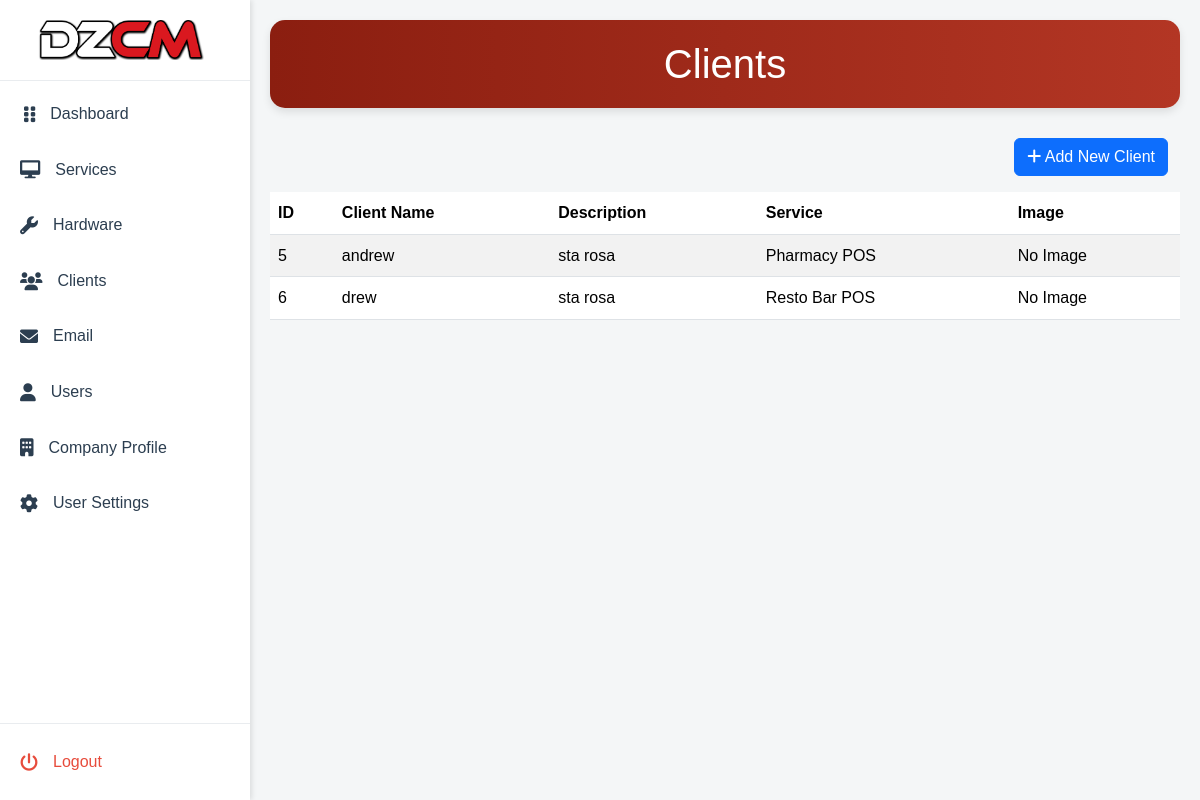
The app's page /Admin/index.php?page=clients (signed in), older data.
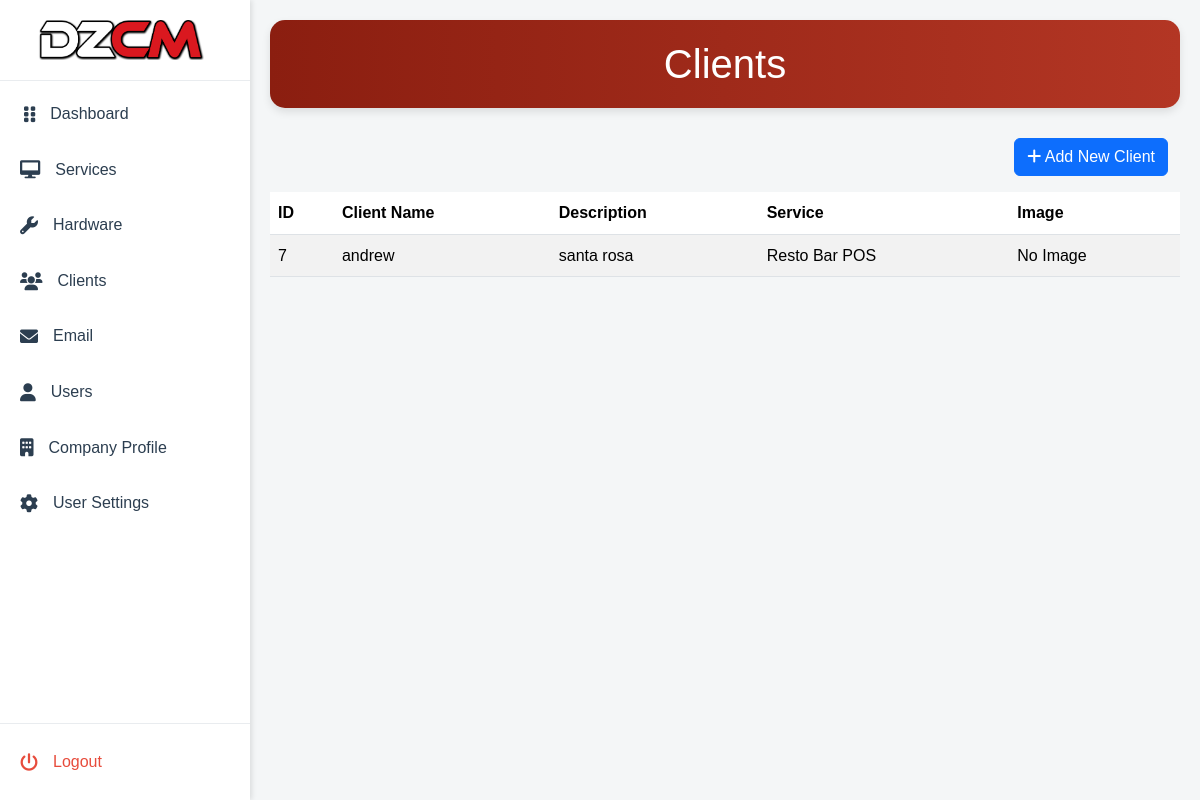
The same page, newer data.
### tables this page shows
CREATE TABLE `clients` (
  `client_id` int(11) NOT NULL,
  `service_id` int(11) NOT NULL,
  `client_name` varchar(115) DEFAULT NULL,
  `description` varchar(150) DEFAULT NULL,
  `image` varchar(150) DEFAULT NULL
);

CREATE TABLE `services` (
  `service_id` int(11) NOT NULL,
  `service_name` varchar(255) NOT NULL,
  `description` text DEFAULT NULL,
  `image` varchar(255) DEFAULT NULL
);

### Admin/includes/conn.php (called while the page is built)
<?php
function con(){
    $servername = "localhost";
    $username = "root";
    $password = "";
    $myDB = "dezcom";
    $conn = mysqli_connect($servername, $username, $password, $myDB);
    if ($conn->connect_error) {
        echo "Connection failed: " . $conn->connect_error;
    }else{
        return $conn;
    }
}
?>

### Admin/pages/clients.php (the view, shortened to what this page needs)
<?php
$page = isset($_GET['page']) ? (int)$_GET['page'] : 1;
$page = max($page, 1);
$recordsPerPage = 10;
$offset = ($page - 1) * $recordsPerPage;
$query = "
    SELECT c.client_id, c.service_id, c.client_name, c.description, c.image, s.service_name
    FROM clients as c
    LEFT JOIN services as s ON c.service_id = s.service_id
    LIMIT $offset, $recordsPerPage
";
$result = mysqli_query(con(), $query);
?>
<header class="dashboard-header">
    <div class="container">
        <h1 class="mb-0">Clients</h1>
    </div>
</header>
<div class="container">
    <div class="d-flex justify-content-end mb-3">
        <button id="addClientBtn" type="button" class="btn btn-primary" data-bs-toggle="modal" data-bs-target="#addClientModal">
            <i class="fas fa-plus"></i> Add New Client
        </button>
    </div>
</div>
<div class="services-table-container">
    <table class="table table-striped">
        <thead>
            <tr>
                <th>ID</th>
                <th>Client Name</th>
                <th>Description</th>
                <th>Service</th>
                <th>Image</th>
            </tr>
        </thead>
        <tbody>
            <?php while ($clients = mysqli_fetch_assoc($result)): ?>
                <tr class="clients-row" data-client-id="<?php echo $clients['client_id']; ?>"
                    data-service-id="<?php echo $clients['service_id']; ?>"
                    data-client-name="<?php echo htmlspecialchars($clients['client_name']); ?>"
                    data-description="<?php echo htmlspecialchars($clients['description']); ?>"
                    data-image="<?php echo htmlspecialchars($clients['image']); ?>"
                    data-bs-toggle="modal" data-bs-target="#editClientModal">
                    <td><?php echo htmlspecialchars($clients['client_id']); ?></td>
                    <td><?php echo htmlspecialchars($clients['client_name']); ?></td>
                    <td><?php echo htmlspecialchars($clients['description']); ?></td>
                    <td><?php echo htmlspecialchars($clients['service_name']); ?></td>
                    <td>
                        <?php if ($clients['image']): ?>
                            <img src="includes/uploads/clients/<?php echo htmlspecialchars($clients['image']); ?>"
                                alt="Service Image" class="img-thumbnail" style="width: 100px;">
                        <?php else: ?>
                            No Image
                        <?php endif; ?>
                    </td>
                </tr>
            <?php endwhile; ?>
        </tbody>
    </table>
</div>

Row changes from the older to the newer data that the page shows:
removed clients: client_id "5", client_name "andrew", description "sta rosa", service.service_name "Pharmacy POS", shows "No Image"
removed clients: client_id "6", client_name "drew", description "sta rosa", service.service_name "Resto Bar POS", shows "No Image"
added clients: client_id "7", client_name "andrew", description "santa rosa", service.service_name "Resto Bar POS", shows "No Image"
